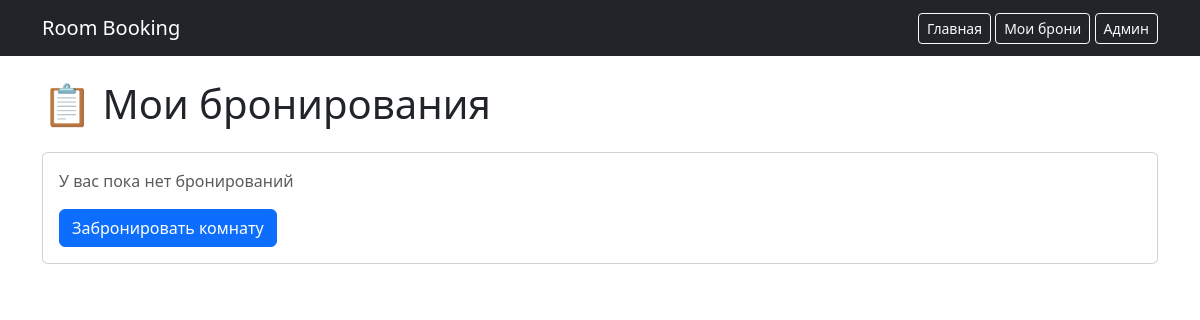
/my-bookings, run on an earlier commit of the app's database.
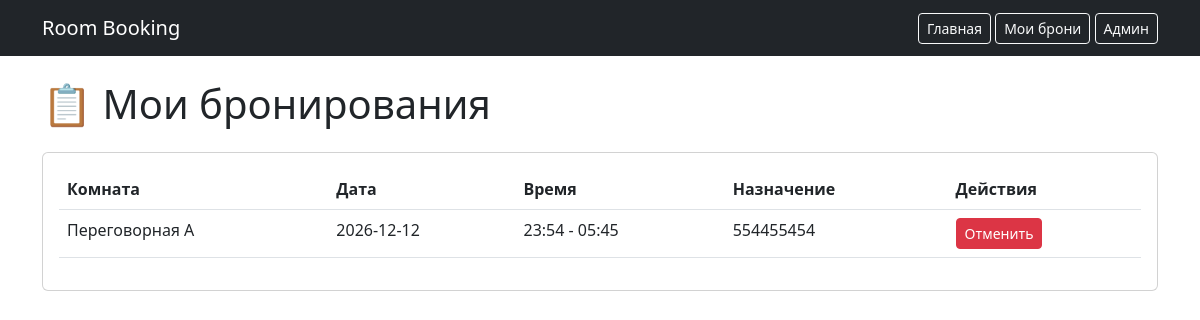
And on a later commit of the database.
### database.py (models this page shows)
class Booking(db.Model):
    __tablename__ = 'bookings'  # Название таблицы в БД (ДВА подчеркивания)
    id = db.Column(db.Integer, primary_key=True)                     # ID брони
    room_id = db.Column(db.Integer, db.ForeignKey('rooms.id'), nullable=False)  # Связь с комнатой
    user_name = db.Column(db.String(100), nullable=False)            # Имя пользователя
    date = db.Column(db.Date, nullable=False)                        # Дата брони
    start_time = db.Column(db.String(5), nullable=False)             # Время начала (HH:MM)
    end_time = db.Column(db.String(5), nullable=False)               # Время окончания (HH:MM)
    purpose = db.Column(db.String(200))                              # Назначение
    created_at = db.Column(db.DateTime, default=datetime.utcnow)     # Дата создания записи

class Room(db.Model):
    __tablename__ = 'rooms'  # Название таблицы в БД (ДВА подчеркивания)
    id = db.Column(db.Integer, primary_key=True)           # ID комнаты (главный ключ)
    name = db.Column(db.String(100), nullable=False)       # Название комнаты
    capacity = db.Column(db.Integer, nullable=False)       # Вместимость
    equipment = db.Column(db.String(200))                  # Оборудование
    bookings = db.relationship('Booking', backref='room', lazy=True)

### app.py (the view)
@app.route('/my-bookings')
def my_bookings():
    bookings = Booking.query.order_by(Booking.date.desc(), Booking.start_time).all()
    return render_template('my_bookings.html', bookings=bookings)

### templates/my_bookings.html
{% extends "base.html" %}
{% block content %}
<h1 class="mb-4">📋 Мои бронирования</h1>
<div class="card">
    <div class="card-body">
        {% if bookings %}
        <div class="table-responsive">
            <table class="table table-hover">
                <thead>
                    <tr>
                        <th>Комната</th>
                        <th>Дата</th>
                        <th>Время</th>
                        <th>Назначение</th>
                        <th>Действия</th>
                    </tr>
                </thead>
                <tbody>
                    {% for booking in bookings %}
                    <tr>
                        <td>{{ booking.room.name }}</td>
                        <td>{{ booking.date }}</td>
                        <td>{{ booking.start_time }} - {{ booking.end_time }}</td>
                        <td>{{ booking.purpose }}</td>
                        <td>
                            <a href="/cancel-booking/{{ booking.id }}"
                               class="btn btn-danger btn-sm"
                               onclick="return confirm('Отменить бронирование?')">
                                Отменить
                            </a>
                        </td>
                    </tr>
                    {% endfor %}
                </tbody>
            </table>
        </div>
        {% else %}
        <p class="text-muted">У вас пока нет бронирований</p>
        <a href="/" class="btn btn-primary">Забронировать комнату</a>
        {% endif %}
    </div>
</div>
{% endblock %}

What changed in the data, as far as the page shows it:
added Booking: room.name "Переговорная А", date "2026-12-12", start_time "23:54", end_time "05:45", purpose "554455454"
Also different on the page:
text no longer shown: "У вас пока нет бронирований Забронировать комнату"
text now shown: "Комната Дата Время Назначение Действия"
